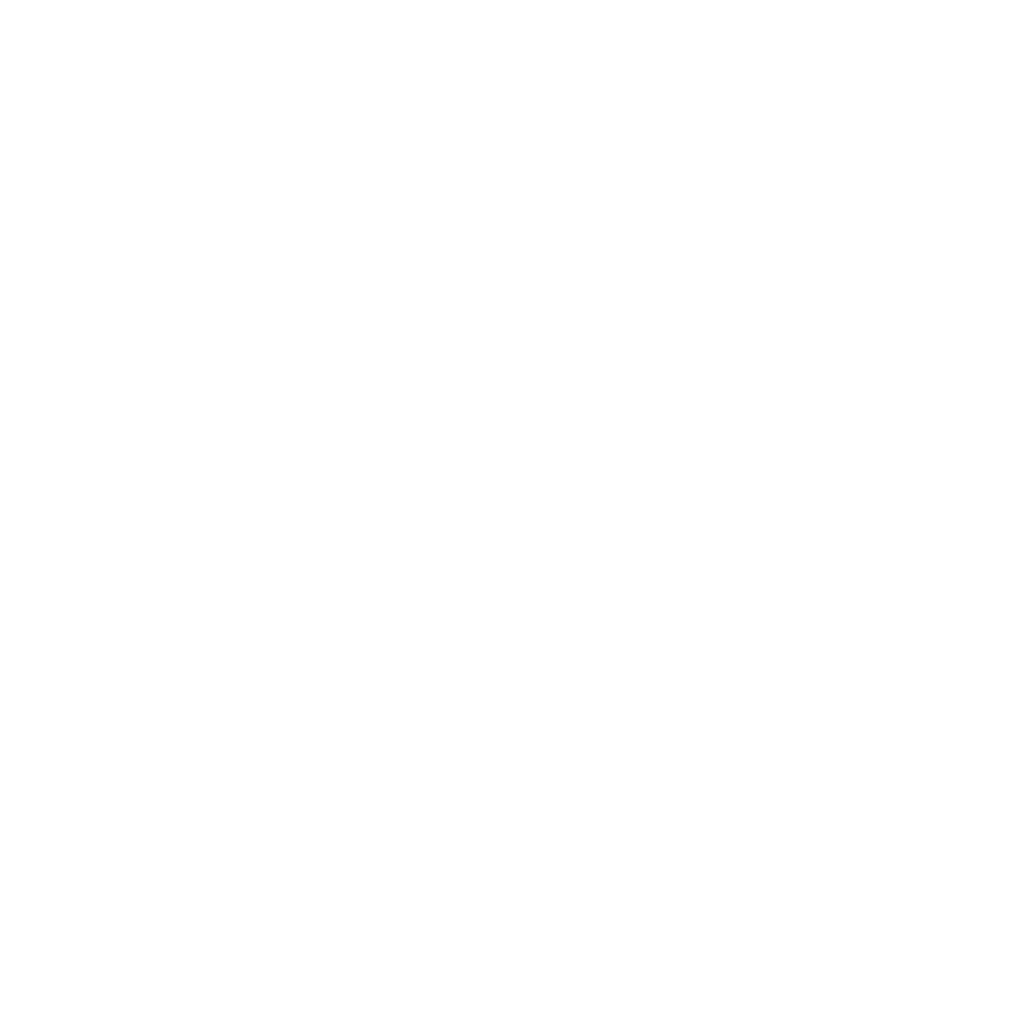
Frame 1 (no input)
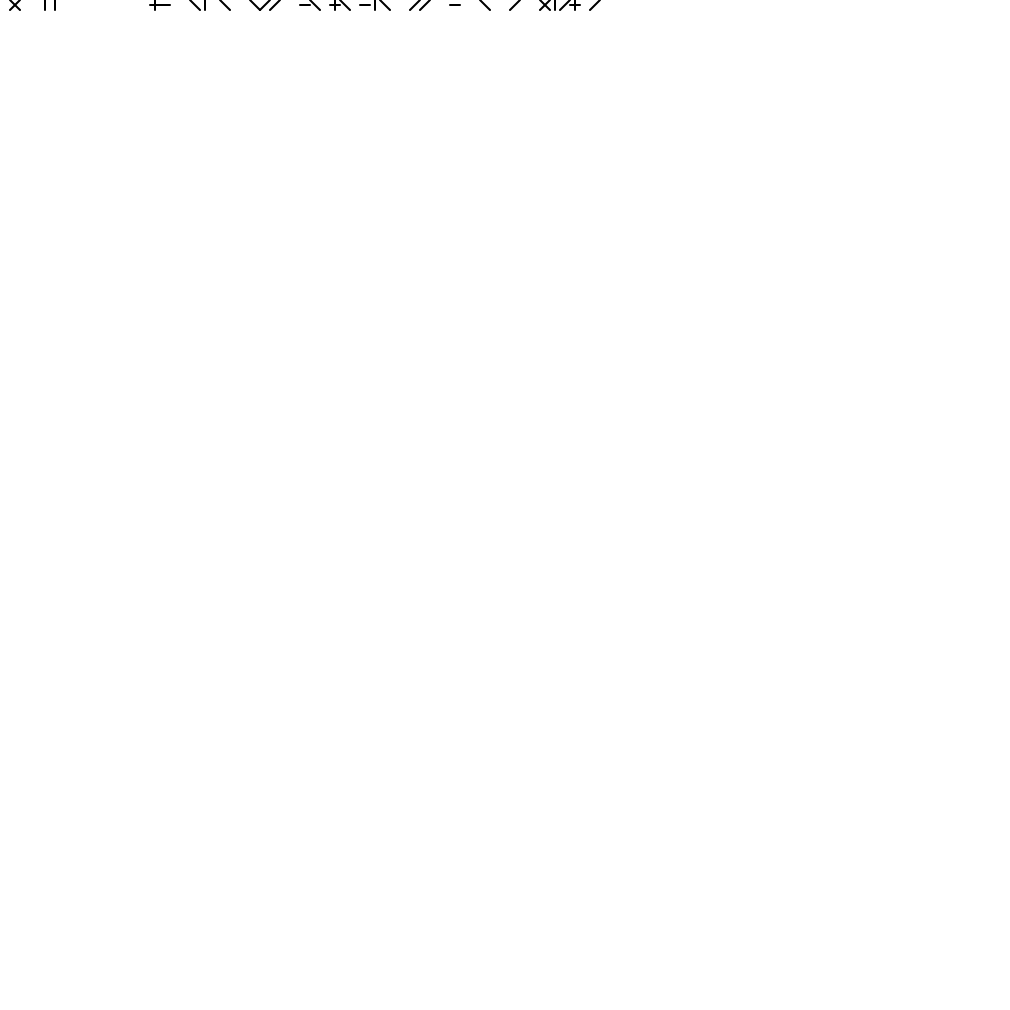
Frame 60 (no input)
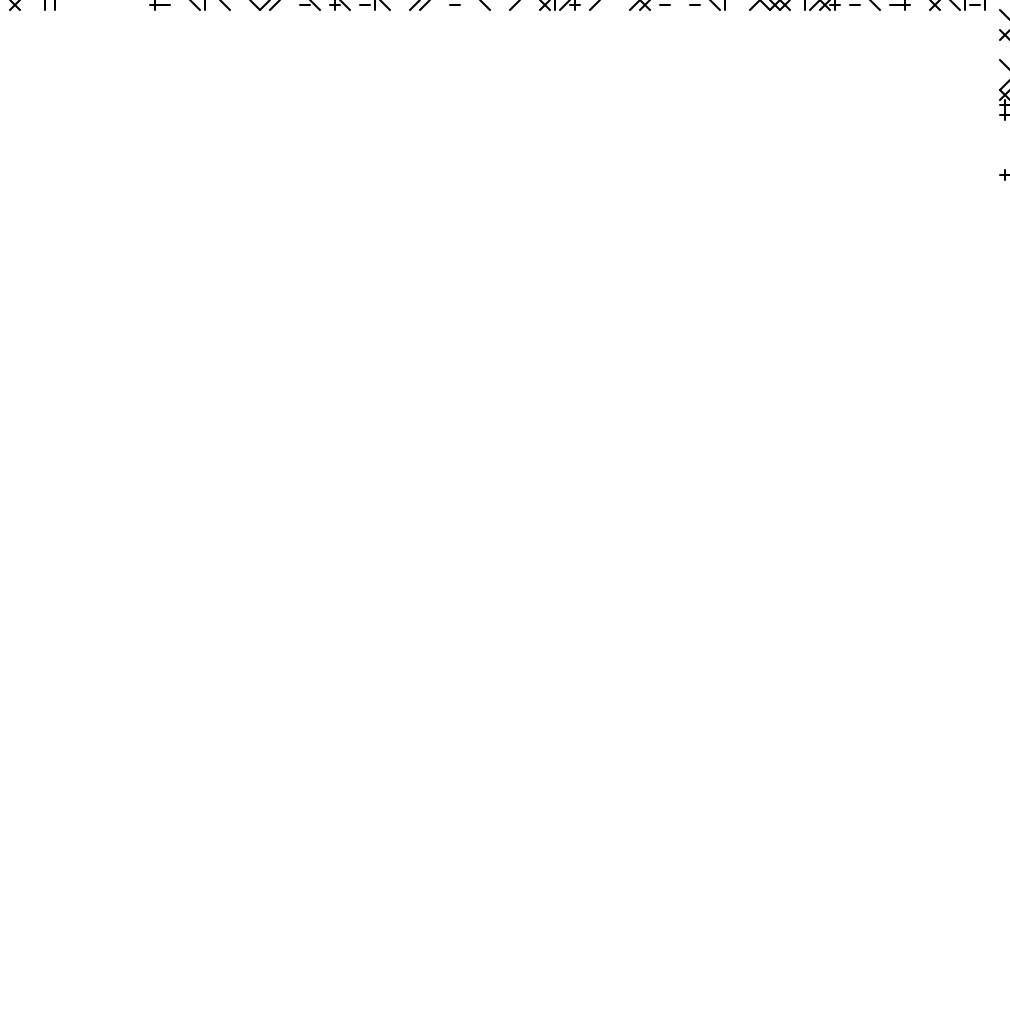
Frame 120 (the mouse pressed at the canvas centre since frame 60)

The p5.js sketch that drew these frames (run headless with seeded random() and noise() and a simulated clock; from frame 60 on, the mouse is pressed at the canvas centre):

// p5.js sketch
// ── sketch.js
let gridSize = 101; // Set the grid size
let cellSize;
let grid;
let directions;
let dirIndex;
let x, y;

function setup() {
  createCanvas(1010, 1010); // Create canvas with enough space for the 51x51 grid
  background(255); // Set the background to white
  strokeWeight(2); // Set line thickness

  // Calculate cell size
  cellSize = width / gridSize;

  // Initialize the grid with all cells marked as unvisited
  grid = Array.from({ length: gridSize }, () => Array(gridSize).fill(false));

  // Define the spiral directions: right, down, left, up
  directions = [
    [1, 0], // Right
    [0, 1], // Down
    [-1, 0], // Left
    [0, -1], // Up
  ];

  // Start at the top-left corner
  x = 0;
  y = 0;
  dirIndex = 0; // Start by moving to the right
}

function draw() {
  // Mark the current cell as visited, whether or not a shape is drawn
  grid[x][y] = true;

  let drawDie = floor(random(1, 7)); // Roll dice to determine if a shape should be drawn
  if (drawDie % 2 === 0) { // If the dice roll is even, draw a shape
    let shapeDie = floor(random(1, 7)); // Determine which shape to draw (1-6)
    let startX = x * cellSize;
    let startY = y * cellSize;

    // Draw the shape based on the dice roll
    switch (shapeDie) {
      case 1: // Horizontal line
        line(startX, startY + cellSize / 2, startX + cellSize, startY + cellSize / 2);
        break;
      case 2: // Vertical line
        line(startX + cellSize / 2, startY, startX + cellSize / 2, startY + cellSize);
        break;
      case 3: // Diagonal right (\)
        line(startX, startY, startX + cellSize, startY + cellSize);
        break;
      case 4: // Diagonal left (/)
        line(startX + cellSize, startY, startX, startY + cellSize);
        break;
      case 5: // X (cross)
        line(startX, startY, startX + cellSize, startY + cellSize);
        line(startX + cellSize, startY, startX, startY + cellSize);
        break;
      case 6: // Plus (+)
        line(startX + cellSize / 2, startY, startX + cellSize / 2, startY + cellSize);
        line(startX, startY + cellSize / 2, startX + cellSize, startY + cellSize / 2);
        break;
    }
  }

  // Calculate the next position in the current direction
  let newX = x + directions[dirIndex][0];
  let newY = y + directions[dirIndex][1];

  // If the new position is out of bounds or the cell is already occupied, change direction
  if (newX < 0 || newX >= gridSize || newY < 0 || newY >= gridSize || grid[newX][newY]) {
    dirIndex = (dirIndex + 1) % 4; // Cycle through directions
    newX = x + directions[dirIndex][0];
    newY = y + directions[dirIndex][1];
  }

  // Update the current position for the next iteration
  x = newX;
  y = newY;

  // Stop drawing if the entire grid is filled or the spiral can't continue
  if (grid.every(row => row.every(cell => cell))) {
    noLoop(); // Ends the drawing loop if the grid is full or blocked
  }
}
